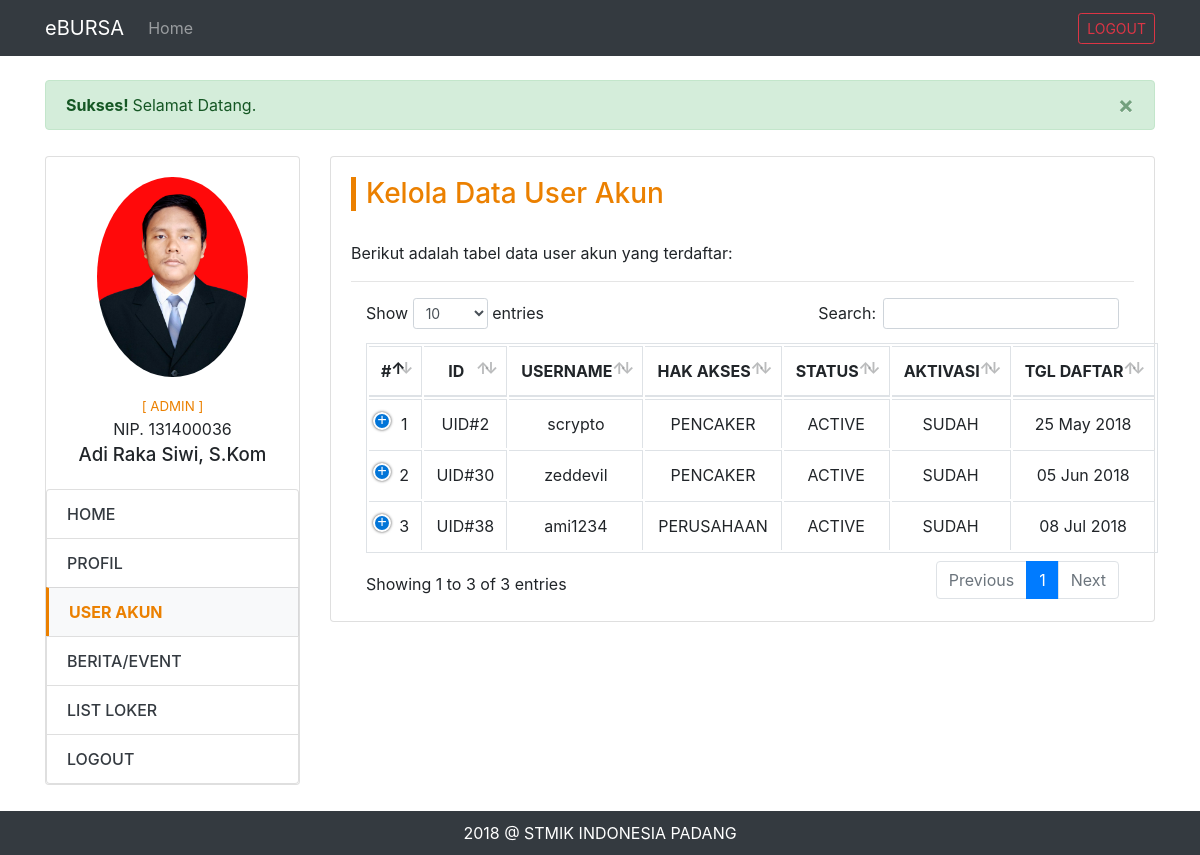
The app's page /admin-dashboard.php?page=akun (signed in), older data.
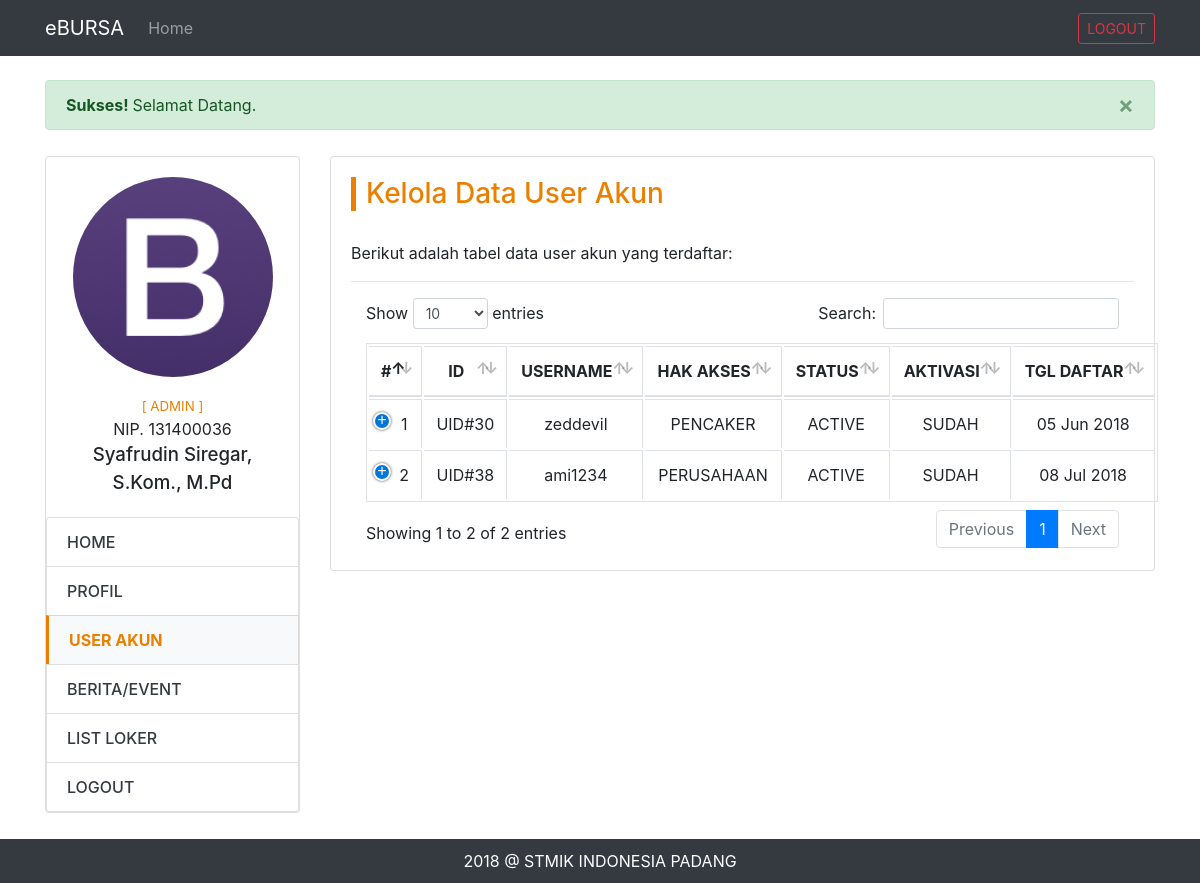
The same page, newer data.
### tables this page shows
CREATE TABLE `profil_admin` (
  `id` int(11) NOT NULL AUTO_INCREMENT,
  `user_akun_id` int(11) NOT NULL,
  `nip` varchar(20) NOT NULL,
  `nama` varchar(100) NOT NULL,
  `jenis_kelamin` enum('Pria','Wanita') NOT NULL,
  `tempat_lahir` varchar(20) NOT NULL,
  `tanggal_lahir` date NOT NULL,
  `agama` enum('Islam','Katolik','Protestan','Hindu','Buddha','Lain-Lain') NOT NULL,
  `alamat` text NOT NULL,
  `telepon` varchar(12) NOT NULL,
  `foto` varchar(100) NOT NULL DEFAULT 'default.png',
  `dibuat_pada` date NOT NULL,
  PRIMARY KEY (`id`),
  KEY `user_akun_id` (`user_akun_id`)
);

CREATE TABLE `user_akun` (
  `id` int(11) NOT NULL AUTO_INCREMENT,
  `hak_akses_id` int(11) NOT NULL,
  `username` varchar(20) NOT NULL,
  `password` varchar(255) NOT NULL,
  `status` tinyint(1) NOT NULL,
  `aktivasi` tinyint(1) NOT NULL,
  `dibuat_pada` date NOT NULL,
  PRIMARY KEY (`id`),
  UNIQUE KEY `username` (`username`),
  KEY `hak_akses_id` (`hak_akses_id`)
);

CREATE TABLE `hak_akses` (
  `id` int(11) NOT NULL AUTO_INCREMENT,
  `slug` varchar(10) NOT NULL,
  `nama_akses` varchar(20) NOT NULL,
  `keterangan` varchar(30) NOT NULL,
  `dibuat_pada` date NOT NULL,
  PRIMARY KEY (`id`)
);

### cores/misc/function.php (called while the page is built, shortened)
<?php
	function getSlugHakAkses($id) {
		$conn = koneksi();
		$sql = "SELECT slug FROM hak_akses WHERE id = '$id'";
		$proc = mysqli_query($conn, $sql);
		$data = mysqli_fetch_assoc($proc);
		return $data['slug'];
	}
	function getAdminProfil($id) {
		$conn = koneksi();
		$sql = "SELECT * FROM profil_admin WHERE user_akun_id = '$id'";
		$proc = mysqli_query($conn, $sql);
		$data = mysqli_fetch_assoc($proc);
		return $data;
	}
	function koneksi() {
		$conn = mysqli_connect('localhost', 'root', '', 'dbbursa');
		return $conn;
	}
?>

### views/admin/list-akun.php (the view, shortened to what this page needs)
<div class="row">
	<div class="col-md-3">
		<?php include "views/admin/partials/side-menu.php"; ?>
	</div>
	<div class="col-md-9">
		<div class="card">
			<div class="card-body">
				<h3 class="home-title">Kelola Data User Akun</h3>
				<p>Berikut adalah tabel data user akun yang terdaftar:</p><hr>
				<?php
					$query = "SELECT * FROM user_akun WHERE hak_akses_id = '2' OR hak_akses_id = '3'";
					$process = mysqli_query($conn, $query);
					while($row = mysqli_fetch_array($process)) {
						$list_data[] = $row;
					}
				?>
				<table class="table table-bordered nowrap" id="tabel-data-user-akun">
					<thead>
						<tr>
							<th class="text-center">#</th>
							<th class="text-center">ID</th>
							<th class="text-center">USERNAME</th>
							<th class="text-center">HAK AKSES</th>
							<th class="text-center">STATUS</th>
							<th class="text-center">AKTIVASI</th>
							<th class="text-center">TGL DAFTAR</th>
						</tr>
					</thead>
					<tbody>
						<?php
							foreach ($list_data as $key => $value) {
						?>
							<tr>
								<td class="text-center"><?php echo $key+1; ?></td>
								<td class="text-center"><?php echo 'UID#'.$value['id'] ?></td>
								<td class="text-center"><?php echo $value['username'] ?></td>
								<td class="text-center"><?php echo strtoupper(getSlugHakAkses($value['hak_akses_id'])) ?></td>
								<td class="text-center"><?php echo $value['status']==1?'ACTIVE':'BANNED' ?></td>
								<td class="text-center"><?php echo $value['aktivasi']==1?'SUDAH':'BELUM' ?></td>
								<td class="text-center"><?php echo date('d M Y', strtotime($value['dibuat_pada'])) ?></td>
							</tr>
						<?php
							}
						?>
					</tbody>
				</table>
			</div>
		</div>
	</div>
</div>

### views/admin/partials/side-menu.php
<div class="card">
	<div class="card-body">
		<div class="text-center">
			<img src="assets/img/profil/admin/<?php echo $dataProfil["foto"] ?>" class="rounded-circle text-center" height="200xp">
			<div class="side-detail">
				<div class="side-akses">[ <?php echo strtoupper($_SESSION['hak_akses']) ?> ]</div>
				<div class="side-nip"><?php echo 'NIP. '.$dataProfil["nip"] ?></div>
				<div class="side-nama"><?php echo $dataProfil["nama"] ?></div>
			</div>
		</div>
	</div>
	<ul class="list-group">
		<a href="?page=home" class="list-group-item <?php echo $page=='home'?'active':'' ?>">HOME</a>
		<a href="?page=profil" class="list-group-item <?php echo $page=='profil'?'active':'' ?>">PROFIL</a>
		<a href="?page=akun" class="list-group-item <?php echo $page=='akun'?'active':'' ?>">USER AKUN</a>
		<a href="?page=event" class="list-group-item <?php echo $page=='event'?'active':'' ?>">BERITA/EVENT</a>
		<a href="?page=loker" class="list-group-item <?php echo $page=='loker'?'active':'' ?>">LIST LOKER</a>
		<a href="logout.php" class="list-group-item">LOGOUT</a>
	</ul>
</div>

Row changes from the older to the newer data that the page shows:
removed user_akun: id "2", username "scrypto", hak_akses.slug "PENCAKER", status "ACTIVE", aktivasi "SUDAH", dibuat_pada "25 May 2018"
changed profil_admin: foto: a different picture; nama "Adi Raka Siwi, S.Kom" → "Syafrudin Siregar, S.Kom., M.Pd"
Text that changed along with them:
text written by a page script: "Show entries Search: Showing 1 to 3 of 3 entries Previous 1 Next" → "Show entries Search: Showing 1 to 2 of 2 entries Previous 1 Next"
